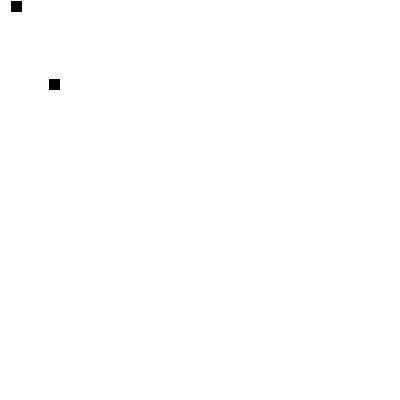
Frame 1 (no input)
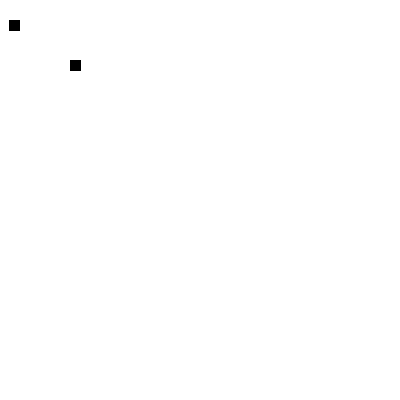
Frame 60 (the mouse pressed at the canvas centre just before this capture)
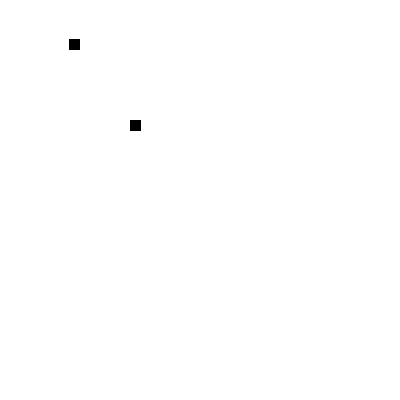
Frame 120 (the mouse held since frame 60 and released just before this capture)

The Processing sketch that drew these frames (run headless with seeded random() and noise(); from frame 60 on, the mouse is pressed at the canvas centre):

// Processing sketch: sketch_03_2boxes_for_reflection
// ── sketch_03_2boxes_for_reflection.pde
int num = 2;

int[] X = new int[num];
int[] Y = new int[num];
int[] VX = new int[num];
int[] VY = new int[num];

void setup(){
 size(400,400);
 fill(0);
 
 X[0] = 10;
 X[1] = 20;
 VX[0] = 1;
 VY[0] = 1;
 
 X[1] = 50;
 Y[1] = 80;
 VX[1] = -1;
 VY[1] = -1;
 

}

void draw(){
  background(255);
  for(int i=0; i<num; i++){
    
    if(X[i] > width -10){
      VX[i] = VX[i] * -1;
      X[i] = width - 10; 
    }
    if(X[i] < 0){
      VX[i] = VX[i] * -1;
      X[i] = 0; 
    }
    if(Y[i] > height -10){
      VY[i] = VY[i] * -1;
      Y[i] = height - 10; 
    }
    if(Y[i] < 0){
      VY[i] = VY[i] * -1;
      Y[i] = 0; 
    }
    
    X[i] = X[i]+VX[i];
    Y[i] = Y[i]+VY[i];
    rect(X[i],Y[i],10,10);
  }

}
